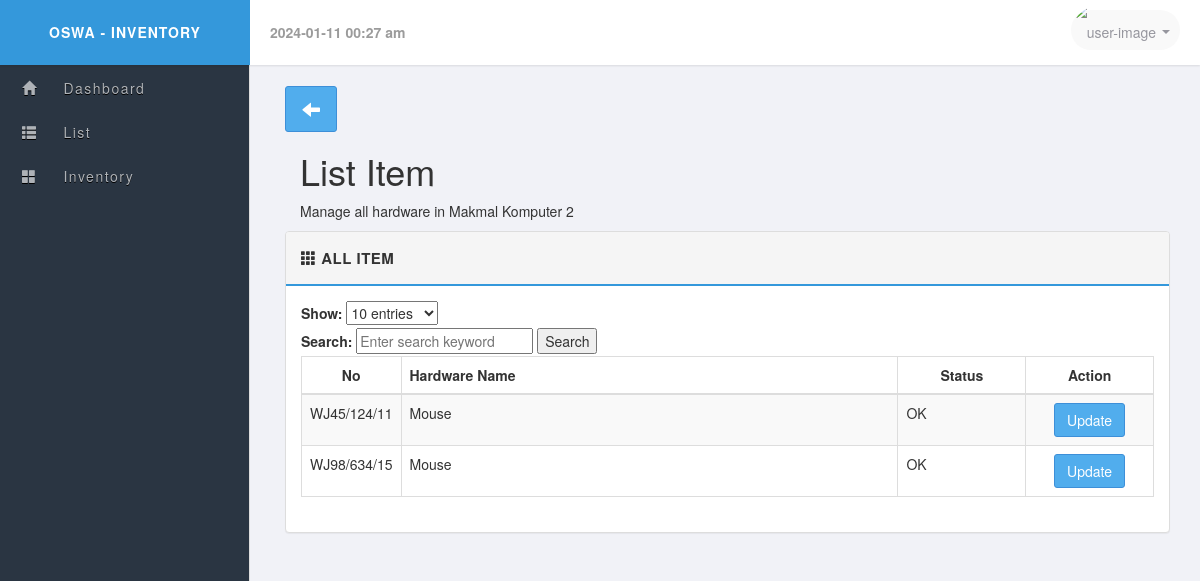
The app's page /Makmal-Komputer2.php, older data.
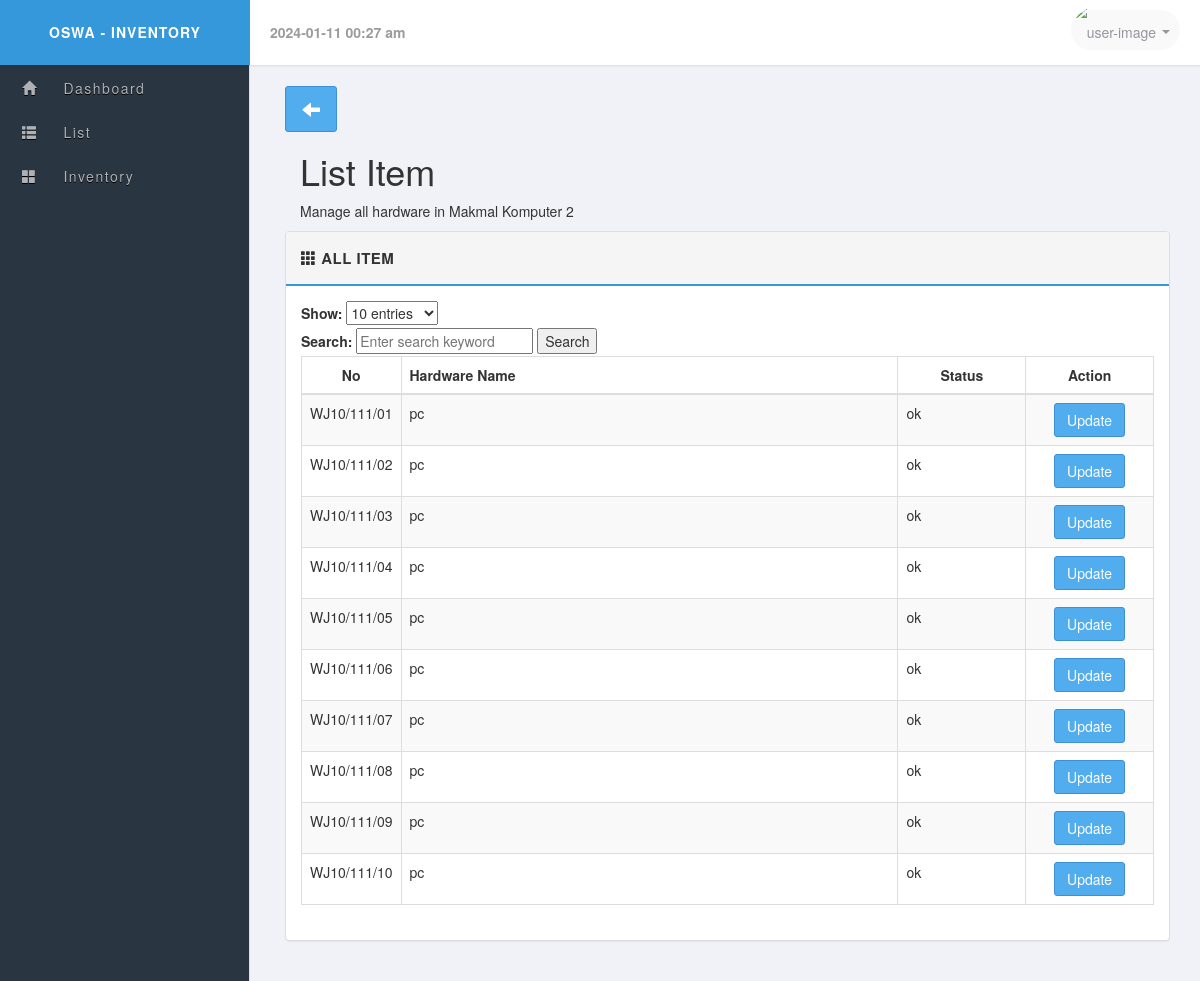
The same page, newer data.
### tables this page shows
CREATE TABLE IF NOT EXISTS `mk2` (
  `item_id` varchar(11) NOT NULL,
  `item_name` varchar(50) NOT NULL,
  `status` varchar(15) NOT NULL,
  PRIMARY KEY (`item_id`)
);

### search.php (called while the page is built, shortened)
<?php
function performSearch($tableName, $searchQuery, $entries, $mysqli) {
    $query = "SELECT * FROM $tableName";
    $query .= " ORDER BY item_id LIMIT $entries";
    $result = mysqli_query($mysqli, $query);
    return $result;
}
?>

### Makmal-Komputer2.php (the view, shortened to what this page needs)
<?php
include_once('layouts/header.php');
include_once("search.php");
include_once("config.php");
$tableName = 'mk2';
$search = isset($_GET['search']) ? $_GET['search'] : '';
$entries = isset($_GET['entries']) ? $_GET['entries'] : 10;
$result = performSearch($tableName, $search, $entries, $mysqli);
?>
<a href="javascript:history.go(-1)" class="btn btn-primary btn-lg glyphicon glyphicon-arrow-left"></a>
<div class="col-md-12 col-12">
    <h1>List Item</h1>
    <p>Manage all hardware in Makmal Komputer 2</p>
</div>
<div class="row">
    <div class="col-md-12">
        <div class="panel panel-default">
            <div class="panel-heading clearfix">
                <strong>
                    <span class="glyphicon glyphicon-th"></span>
                    <span>All Item</span>
                </strong>
            </div>
            <div class="panel-body">
            <form method="get" action="">
                    <label for="entries">Show:</label>
                    <select id="entries" name="entries" onchange="this.form.submit()">
                        <option value="10" <?php if($entries == '10') echo 'selected'; ?>>10 entries</option>
                    </select>
                </form>
                <form method="get" action="">
                    <label for="search">Search:</label>
                    <input type="text" id="search" name="search" placeholder="Enter search keyword">
                    <input type="submit" value="Search">
                </form>
                <?php if (mysqli_num_rows($result) > 0): ?>
                    <table class="table table-bordered table-striped">
                        <thead>
                            <tr>
                                <th class="text-center" style="width: 50px;">No</th>
                                <th> Hardware Name </th>
                                <th class="text-center" style="width: 15%;"> Status</th>
                                <th class="text-center" style="width: 15%;"> Action</th>
                            </tr>
                        </thead>
                        <tbody>
                            <?php while($res = mysqli_fetch_array($result)): ?>
                                <tr>
                                    <td><?php echo $res['item_id']; ?></td>
                                    <td><?php echo $res['item_name']; ?></td>
                                    <td><?php echo $res['status']; ?></td>
                                    <td>
                                        <center>
                                            <button class="btn btn-primary btn-md" onclick="openUpdateForm('<?php echo $res['item_id']; ?>', '<?php echo $res['item_name']; ?>', '<?php echo $res['status']; ?>')">Update</button>
                                        </center>
                                    </td>
                                </tr>
                            <?php endwhile; ?>
                        </tbody>
                    </table>
                <?php else: ?>
                    <p>No results found.</p>
                <?php endif; ?>
            </div>
        </div>
    </div>
</div>
<?php include_once('layouts/footer.php'); ?>

### layouts/header.php (shortened to what this page needs)
<!DOCTYPE html>
  <html lang="en">
    <head>
    <link rel="stylesheet" href="https://maxcdn.bootstrapcdn.com/bootstrap/3.3.4/css/bootstrap.min.css"/>
    <link rel="stylesheet" href="https://cdnjs.cloudflare.com/ajax/libs/bootstrap-datepicker/1.3.0/css/datepicker3.min.css" />
    <link rel="stylesheet" href="libs/css/main.css" />
  </head>
  <body>
    <header id="header">
      <div class="logo pull-left"> OSWA - Inventory </div>
      <div class="header-content">
      <div class="header-date pull-left">
        <strong><?php echo date('Y-m-d H:i a');?></strong>
      </div>
      <div class="pull-right clearfix">
        <ul class="info-menu list-inline list-unstyled">
          <li class="profile">
            <a href="#" data-toggle="dropdown" class="toggle" aria-expanded="false">
              <img src="uploads/users/" alt="user-image" class="img-circle img-inline">
              <span><i class="caret"></i></span>
            </a>
          </li>
        </ul>
      </div>
     </div>
    </header>
    <div class="sidebar">
      <?php include_once('admin_menu.php');?>
   </div>
<div class="page">
  <div class="container-fluid">

### layouts/admin_menu.php (shortened to what this page needs)
<ul>
  <li>
    <a href="admin.php">
      <i class="glyphicon glyphicon-home"></i>
      <span>Dashboard</span>
    </a>
  </li>
  <li>
    <a href="item.php" class="submenu-toggle">
      <i class="glyphicon glyphicon-th-list"></i>
       <span>List</span>
      </a>
  </li>
  <li>
    <a href="#" class="submenu-toggle">
      <i class="glyphicon glyphicon-th-large"></i>
      <span>Inventory</span>
    </a>
  </li>
</ul>

### layouts/footer.php (shortened to what this page needs)
     </div>
    </div>
  </body>
</html>

### libs/css/main.css (style rules this page uses)
body { font-family: 'Helvetica Neue', Helvetica, Arial, sans-serif; font-weight: 400; overflow-x: hidden; overflow-y: auto; background: #f1f2f7; height: 100%; width: 100%; }
a { color #777; text-decoration: none; }
.page { position: relative; display: block; top: 50px; left: 0; padding: 35px 15px 20px 270px; }
.panel-default >.panel-heading { background-color: #f5f5f5; border-bottom: 2px solid #3498DB; font-size: 15px; text-transform: uppercase; letter-spacing: .5px; padding: 15px; }
#header { position: fixed; z-index: 99; top: 0; left: 0; background-color: #fff; width: 100%; height: 65px; line-height: 65px; -moz-box-shadow: 0 1px 2px rgba(0,0,0,0.1); -webkit-box-shadow: 0 1px 2px rgba(0,0,0,0.1); box-shadow: 0 1px 2px rgba(0,0,0,0.1); }
header > .logo { color: #fff; text-align: center; font-weight: 700; text-transform: uppercase; letter-spacing: 1px; display: inline-block; width: 250px; background-color: #3498DB; }
.header-date { color: #9b9b9b; margin-left: 20px; }
.info-menu { height: 60px; margin: 0; line-height: 60px; padding: 0 15px; }
.info-menu li.profile { position: relative; }
.profile a.toggle { text-decoration: none; text-align: center; font-size: 14px; color: rgba(150, 150, 158, 1.0); position: relative; padding: 10px 10px 10px 0; margin: 0; background: #f9f9f9; border-radius: 30px; }
.info-menu li.profile a img { width: 30px; height: 30px; }
.sidebar { position: fixed; z-index: 10; left: 0; top: 0; padding: 65px 0 0; height: 100%; width: 250px; background: #2a3542; border-right: 1px solid #ddd; text-align: center; }
.sidebar ul { list-style: none; margin: 0; padding: 0; }
.sidebar ul li { display: block; }
.sidebar ul li a,ul.submenu li a { color: #aeb2b7; display: block; overflow: hidden; position: relative; white-space: nowrap; text-decoration: none; text-align: left; }
.sidebar ul li a span,.sidebar ul li i { font-size: 14px; font-weight: 300; letter-spacing: 1.5px; text-shadow: 0 1px rgba(0,0,0, 1); }
.sidebar ul li a i { color: #aeb2b7; padding: 15px 22px; text-align: center; }
.btn { border-radius: 3px; -webkit-transition: all 300ms ease-in-out; -moz-transition: all 300ms ease-in-out; transition: all 300ms ease-in-out; }
.btn-primary { color: #fff; background-color: #51aded; border-color: #3d8fd8 }

Row changes from the older to the newer data that the page shows:
no longer on this page (row unchanged): mk2: item_id "WJ45/124/11", item_name "Mouse", status "OK"
no longer on this page (row unchanged): mk2: item_id "WJ98/634/15", item_name "Mouse", status "OK"
added mk2: item_id "WJ10/111/01", item_name "pc", status "ok"
added mk2: item_id "WJ10/111/02", item_name "pc", status "ok"
added mk2: item_id "WJ10/111/03", item_name "pc", status "ok"
added mk2: item_id "WJ10/111/04", item_name "pc", status "ok"
added mk2: item_id "WJ10/111/05", item_name "pc", status "ok"
added mk2: item_id "WJ10/111/06", item_name "pc", status "ok"
added mk2: item_id "WJ10/111/07", item_name "pc", status "ok"
added mk2: item_id "WJ10/111/08", item_name "pc", status "ok"
added mk2: item_id "WJ10/111/09", item_name "pc", status "ok"
added mk2: item_id "WJ10/111/10", item_name "pc", status "ok"
